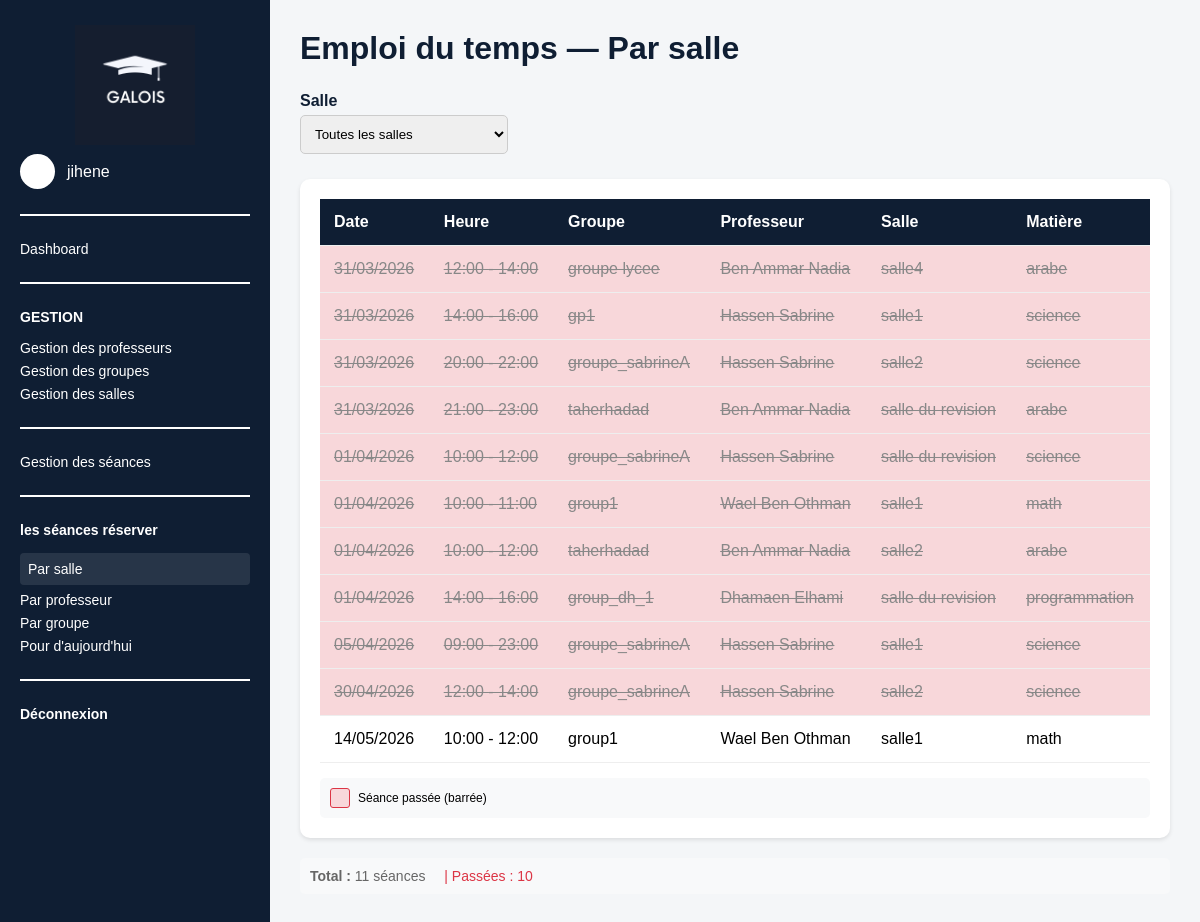
The app's page /emplois/salle/ (signed in) with its own data.
### emploi_du_temps/models.py (models this page shows, shortened)
class Seance(models.Model):
    groupe = models.ForeignKey(Groupe, on_delete=models.CASCADE, related_name='seances')
    salle = models.ForeignKey(Salle, on_delete=models.CASCADE, related_name='seances')
    date = models.DateField()
    heure_debut = models.TimeField()
    heure_fin = models.TimeField()
    class Meta:
        ordering = ['date', 'heure_debut']

class Groupe(models.Model):
    nom = models.CharField(max_length=100)
    professeur = models.ForeignKey(Professeur, on_delete=models.CASCADE, related_name='groupes')
    matiere = models.ForeignKey(Matiere, on_delete=models.CASCADE, related_name='groupes')
    nombre_etudiants = models.IntegerField()
    class Meta:
        unique_together = ('nom', 'professeur', 'matiere')

class Professeur(models.Model):
    user = models.OneToOneField(User, on_delete=models.CASCADE, null=True, blank=True)
    nom = models.CharField(max_length=100)
    prenom = models.CharField(max_length=100)
    email = models.EmailField(unique=True)
    telephone = models.CharField(max_length=20, unique=True)
    matiere = models.ForeignKey(Matiere, on_delete=models.SET_NULL, null=True, blank=True, related_name='professeurs')
    class Meta:
        verbose_name_plural = "professeurs"
    @property
    def nom_complet(self):
        return f"{self.prenom} {self.nom}"

class Salle(models.Model):
    nom = models.CharField(max_length=50, unique=True)
    capacite = models.IntegerField()

class Matiere(models.Model):
    nom = models.CharField(max_length=100, unique=True)

### emploi_du_temps/views.py (the view)
# urls.py: path('emplois/salle/', views.emploi_par_salle, name='emploi_salle'),
@login_required
def emploi_par_salle(request):
    from datetime import date, timedelta
    salle_id = request.GET.get('salle')
    date_debut = request.GET.get('date_debut')
    date_fin = request.GET.get('date_fin')
    seances = Seance.objects.all()
    if salle_id:
        seances = seances.filter(salle_id=salle_id)
    if date_debut:
        try:
            seances = seances.filter(date__gte=date_debut)
        except ValueError:
            pass
    if date_fin:
        try:
            seances = seances.filter(date__lte=date_fin)
        except ValueError:
            pass
    seances = seances.order_by('date', 'heure_debut')
    total_seances = seances.count()
    today = date.today()
    seances_passees = 0
    for seance in seances:
        if seance.date < today:
            seances_passees += 1
    for seance in seances:
        seance.est_passee = seance.date < today
    salle_selectionnee = None
    if salle_id:
        try:
            salle_selectionnee = Salle.objects.get(id=salle_id)
        except Salle.DoesNotExist:
            pass
    salles = Salle.objects.all()
    return render(request, 'emploi-par-salle.html', {
        'seances': seances,
        'salles': salles,
        'salle_selectionnee': salle_selectionnee,
        'salle_id': salle_id,
        'date_debut': date_debut or '',
        'date_fin': date_fin or '',
        'total_seances': total_seances,
        'seances_passees': seances_passees,
    })

### emploi_du_temps/templates/emploi-par-salle.html (shortened to what this page needs)
<!DOCTYPE html>
<html lang="fr">
<head>
    {% load static %}
</head>
<body>
<div class="container">
    <aside class="sidebar">
        <div class="logo-box">
            <img src="{% static 'images/logo.png' %}" alt="Logo" class="logo-sidebar">
        </div>
        <div class="admin-line">
            <div class="small-avatar"></div>
            <span>{{ request.user.username }}</span>
        </div>
        <hr>
        <a href="{% url 'dashboard' %}">Dashboard</a>
        <hr>
        <p class="menu-title">GESTION</p>
        <a href="{% url 'professeurs' %}">Gestion des professeurs</a>
        <a href="{% url 'groupes' %}">Gestion des groupes</a>
        <a href="{% url 'salles' %}">Gestion des salles</a>
        <hr>
        <a href="{% url 'seances' %}">Gestion des séances</a>
        <hr>
        <p class="menu-title">les séances réserver</p>
        <a href="{% url 'emploi_salle' %}" class="active">Par salle</a>
        <a href="{% url 'emploi_professeur' %}">Par professeur</a>
        <a href="{% url 'emploi_groupe' %}">Par groupe</a>
        <a href="{% url 'emploi_today' %}">Pour d'aujourd'hui</a>
        <hr>
        <a href="{% url 'logout' %}" class="logout">Déconnexion</a>
    </aside>
    <main class="content">
        <h1>Emploi du temps — Par salle</h1>
        <form method="get">
            <div class="filter-bar">
                <div>
                    <label style="display:block;margin-bottom:5px;font-weight:bold;color:#0f1e33;">
                        Salle
                    </label>
                    <select name="salle" onchange="this.form.submit()">
                        <option value="">Toutes les salles</option>
                    </select>
                </div>
            </div>
        </form>
        <div class="table-container">
            {% if seances %}
            <table>
                <thead>
                    <tr>
                        <th>Date</th>
                        <th>Heure</th>
                        <th>Groupe</th>
                        <th>Professeur</th>
                        <th>Salle</th>
                        <th>Matière</th>
                    </tr>
                </thead>
                <tbody>
                    {% for seance in seances %}
                    <tr {% if seance.est_passee %}class="seance-passee"{% endif %}>
                        <td>{{ seance.date|date:"d/m/Y" }}</td>
                        <td>{{ seance.heure_debut|time:"H:i" }} - {{ seance.heure_fin|time:"H:i" }}</td>
                        <td>{{ seance.groupe.nom }}</td>
                        <td>{{ seance.groupe.professeur.nom_complet }}</td>
                        <td>{{ seance.salle.nom }}</td>
                        <td>{{ seance.groupe.matiere.nom }}</td>
                    </tr>
                    {% endfor %}
                </tbody>
            </table>
            <div class="legende">
                <div class="legende-item">
                    <div class="legende-passe"></div>
                    <span>Séance passée (barrée)</span>
                </div>
            </div>
            {% else %}
            <div class="empty-state">
                <p>Aucune séance trouvée pour cette salle.</p>
            </div>
            {% endif %}
        </div>
        {% if seances %}
        <div class="stats">
            <strong>Total :</strong> {{ total_seances }} séance{{ total_seances|pluralize:"s" }}
            {% if seances_passees > 0 %}
            <span style="color: #dc3545; margin-left: 15px;">
                | Passées : {{ seances_passees }}
            </span>
            {% endif %}
        </div>
        {% endif %}
    </main>
</div>
</body>
</html>

### emploi_du_temps/templates/emploi-par-salle.html (style rules this page uses)
* { margin: 0; padding: 0; box-sizing: border-box; font-family: Arial, sans-serif; }
.container { display: flex; min-height: 100vh; }
.sidebar { width: 270px; background-color: #0f1e33; color: white; padding: 25px 20px; }
.logo-box { text-align: center; margin-bottom: 5px; }
.logo-sidebar { width: 120px; }
.admin-line { display: flex; align-items: center; gap: 12px; margin-bottom: 20px; }
.small-avatar { width: 35px; height: 35px; background-color: white; border-radius: 50%; }
.sidebar hr { border: 1px solid white; margin: 25px 0; }
.menu-title { font-weight: bold; margin-bottom: 15px; font-size: 14px; }
.sidebar a { display: block; color: white; text-decoration: none; margin: 7px 0; font-size: 14px; }
.sidebar a.active { background: rgba(255,255,255,0.1); padding: 8px; border-radius: 4px; }
.logout { font-weight: bold; }
.content { flex: 1; padding: 30px; background-color: #f4f6f8; overflow-y: auto; }
h1 { margin-bottom: 25px; color: #0f1e33; }
.filter-bar { display: flex; gap: 10px; margin-bottom: 25px; align-items: flex-end; flex-wrap: wrap; }
.filter-bar select { padding: 10px; border: 1px solid #ccc; border-radius: 5px; min-width: 180px; }
.table-container { background-color: white; padding: 20px; border-radius: 10px; box-shadow: 0 2px 4px rgba(0,0,0,0.1); overflow-x: auto; }
table { width: 100%; border-collapse: collapse; }
thead { background-color: #0f1e33; color: white; }
th, td { padding: 14px; text-align: left; border-bottom: 1px solid #eee; }
tr.seance-passee { background-color: #f8d7da; text-decoration: line-through; color: #888; }
tr.seance-passee td { text-decoration: line-through; color: #888; }
.stats { margin-top: 20px; color: #666; font-size: 14px; padding: 10px; background: #f8f9fa; border-radius: 5px; }
.legende { margin-top: 15px; padding: 10px; background: #f8f9fa; border-radius: 5px; display: flex; gap: 20px; align-items: center; font-size: 12px; }
.legende-item { display: flex; align-items: center; gap: 8px; }
.legende-passe { width: 20px; height: 20px; background-color: #f8d7da; border: 1px solid #dc3545; border-radius: 3px; }

### records on screen
Seance: date "31/03/2026", heure_debut "12:00", heure_fin "14:00", groupe.nom "groupe lycee", groupe.professeur.nom_complet "Ben Ammar Nadia", salle.nom "salle4", groupe.matiere.nom "arabe"
Seance: date "31/03/2026", heure_debut "14:00", heure_fin "16:00", groupe.nom "gp1", groupe.professeur.nom_complet "Hassen Sabrine", salle.nom "salle1", groupe.matiere.nom "science"
Seance: date "31/03/2026", heure_debut "20:00", heure_fin "22:00", groupe.nom "groupe_sabrineA", groupe.professeur.nom_complet "Hassen Sabrine", salle.nom "salle2", groupe.matiere.nom "science"
Seance: date "31/03/2026", heure_debut "21:00", heure_fin "23:00", groupe.nom "taherhadad", groupe.professeur.nom_complet "Ben Ammar Nadia", salle.nom "salle du revision", groupe.matiere.nom "arabe"
Seance: date "01/04/2026", heure_debut "10:00", heure_fin "12:00", groupe.nom "groupe_sabrineA", groupe.professeur.nom_complet "Hassen Sabrine", salle.nom "salle du revision", groupe.matiere.nom "science"
Seance: date "01/04/2026", heure_debut "10:00", heure_fin "11:00", groupe.nom "group1", groupe.professeur.nom_complet "Wael Ben Othman", salle.nom "salle1", groupe.matiere.nom "math"
Seance: date "01/04/2026", heure_debut "10:00", heure_fin "12:00", groupe.nom "taherhadad", groupe.professeur.nom_complet "Ben Ammar Nadia", salle.nom "salle2", groupe.matiere.nom "arabe"
Seance: date "01/04/2026", heure_debut "14:00", heure_fin "16:00", groupe.nom "group_dh_1", groupe.professeur.nom_complet "Dhamaen Elhami", salle.nom "salle du revision", groupe.matiere.nom "programmation"
Seance: date "05/04/2026", heure_debut "09:00", heure_fin "23:00", groupe.nom "groupe_sabrineA", groupe.professeur.nom_complet "Hassen Sabrine", salle.nom "salle1", groupe.matiere.nom "science"
Seance: date "30/04/2026", heure_debut "12:00", heure_fin "14:00", groupe.nom "groupe_sabrineA", groupe.professeur.nom_complet "Hassen Sabrine", salle.nom "salle2", groupe.matiere.nom "science"
Seance: date "14/05/2026", heure_debut "10:00", heure_fin "12:00", groupe.nom "group1", groupe.professeur.nom_complet "Wael Ben Othman", salle.nom "salle1", groupe.matiere.nom "math"

### other values on screen
{{ request.user.username }} "jihene"
{{ total_seances }} "11"
{{ seances_passees }} "10"
